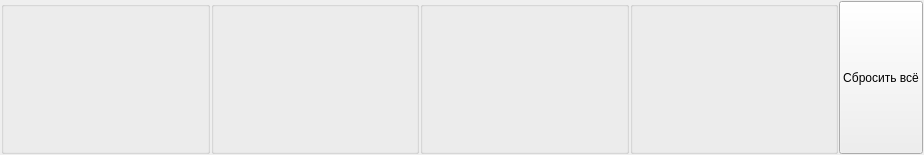
<?xml version="1.0" encoding="UTF-8"?>
<ui version="4.0">
 <class>TopWidget</class>
 <widget class="QWidget" name="TopWidget">
  <property name="geometry">
   <rect>
    <x>0</x>
    <y>0</y>
    <width>924</width>
    <height>155</height>
   </rect>
  </property>
  <property name="windowTitle">
   <string>Form</string>
  </property>
  <layout class="QVBoxLayout" name="verticalLayout_5">
   <property name="spacing">
    <number>1</number>
   </property>
   <property name="leftMargin">
    <number>1</number>
   </property>
   <property name="topMargin">
    <number>1</number>
   </property>
   <property name="rightMargin">
    <number>1</number>
   </property>
   <property name="bottomMargin">
    <number>1</number>
   </property>
   <item>
    <layout class="QGridLayout" name="gridLayout">
     <item row="0" column="0">
      <widget class="QGroupBox" name="groupBox">
       <property name="title">
        <string/>
       </property>
       <layout class="QVBoxLayout" name="verticalLayout">
        <property name="leftMargin">
         <number>1</number>
        </property>
        <property name="topMargin">
         <number>1</number>
        </property>
        <property name="rightMargin">
         <number>1</number>
        </property>
        <property name="bottomMargin">
         <number>1</number>
        </property>
        <item>
         <widget class="RealDisplayWidget" name="widget_2" native="true">
          <property name="sizePolicy">
           <sizepolicy hsizetype="Expanding" vsizetype="Expanding">
            <horstretch>0</horstretch>
            <verstretch>0</verstretch>
           </sizepolicy>
          </property>
         </widget>
        </item>
       </layout>
      </widget>
     </item>
     <item row="0" column="1">
      <widget class="QGroupBox" name="groupBox_2">
       <property name="title">
        <string/>
       </property>
       <layout class="QVBoxLayout" name="verticalLayout_2">
        <property name="leftMargin">
         <number>1</number>
        </property>
        <property name="topMargin">
         <number>1</number>
        </property>
        <property name="rightMargin">
         <number>1</number>
        </property>
        <property name="bottomMargin">
         <number>1</number>
        </property>
        <item>
         <widget class="RealDisplayWidget" name="widget_3" native="true">
          <property name="sizePolicy">
           <sizepolicy hsizetype="Expanding" vsizetype="Expanding">
            <horstretch>0</horstretch>
            <verstretch>0</verstretch>
           </sizepolicy>
          </property>
         </widget>
        </item>
       </layout>
      </widget>
     </item>
     <item row="0" column="2">
      <widget class="QGroupBox" name="groupBox_3">
       <property name="title">
        <string/>
       </property>
       <layout class="QVBoxLayout" name="verticalLayout_3">
        <property name="leftMargin">
         <number>1</number>
        </property>
        <property name="topMargin">
         <number>1</number>
        </property>
        <property name="rightMargin">
         <number>1</number>
        </property>
        <property name="bottomMargin">
         <number>1</number>
        </property>
        <item>
         <widget class="RealDisplayWidget" name="widget_4" native="true">
          <property name="sizePolicy">
           <sizepolicy hsizetype="Expanding" vsizetype="Expanding">
            <horstretch>0</horstretch>
            <verstretch>0</verstretch>
           </sizepolicy>
          </property>
         </widget>
        </item>
       </layout>
      </widget>
     </item>
     <item row="0" column="3">
      <widget class="QGroupBox" name="groupBox_4">
       <property name="title">
        <string/>
       </property>
       <layout class="QVBoxLayout" name="verticalLayout_4">
        <property name="leftMargin">
         <number>1</number>
        </property>
        <property name="topMargin">
         <number>1</number>
        </property>
        <property name="rightMargin">
         <number>1</number>
        </property>
        <property name="bottomMargin">
         <number>1</number>
        </property>
        <item>
         <widget class="RealDisplayWidget" name="widget_5" native="true">
          <property name="sizePolicy">
           <sizepolicy hsizetype="Expanding" vsizetype="Expanding">
            <horstretch>0</horstretch>
            <verstretch>0</verstretch>
           </sizepolicy>
          </property>
         </widget>
        </item>
       </layout>
      </widget>
     </item>
     <item row="0" column="4">
      <widget class="QPushButton" name="pushButton">
       <property name="sizePolicy">
        <sizepolicy hsizetype="Fixed" vsizetype="Expanding">
         <horstretch>0</horstretch>
         <verstretch>0</verstretch>
        </sizepolicy>
       </property>
       <property name="text">
        <string>Сбросить всё</string>
       </property>
      </widget>
     </item>
    </layout>
   </item>
  </layout>
 </widget>
 <customwidgets>
  <customwidget>
   <class>RealDisplayWidget</class>
   <extends>QWidget</extends>
   <header>RealDisplayWidget.h</header>
   <container>1</container>
  </customwidget>
 </customwidgets>
 <resources/>
 <connections/>
</ui>
